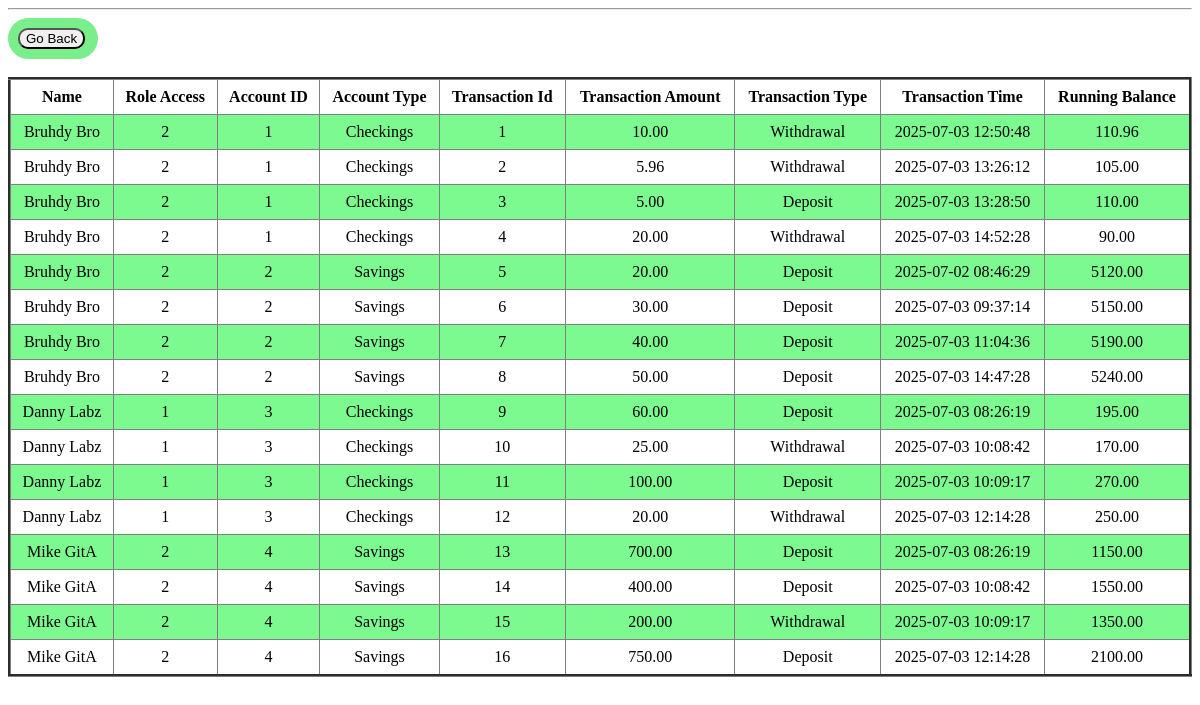
The page /AdminstratorViewOnly.php (signed in) on the database its author committed.
### tables this page shows
CREATE TABLE AccountLedger (
    TransactionID SMALLINT NOT NULL AUTO_INCREMENT PRIMARY KEY,
    TransactionAmount DECIMAL(8, 2) NOT NULL DEFAULT 0.0,
    TransactionType VARCHAR(10) NOT NULL CHECK (TransactionType IN ('Deposit', 'Withdrawal', 'Transfer')),
    TransactionTime DATETIME,
    RunningBalance DECIMAL (12, 2) NOT NULL,
    AccountID INT UNSIGNED NOT NULL,
    FOREIGN KEY (AccountID) REFERENCES BankAccount(AccountID)
);

CREATE TABLE Customer (
    CustomerID INT AUTO_INCREMENT PRIMARY KEY,
    FirstName VARCHAR(50) NOT NULL,
    LastName VARCHAR(50) NOT NULL,
    DateOfBirth DATE NOT NULL,
    SSN CHAR(11) UNIQUE NOT NULL,
    Email VARCHAR(100) UNIQUE,
    PhoneNumber CHAR(10),
    Address VARCHAR(200),
    RoleAccess TINYINT DEFAULT 1,   
    LastUpdated TIMESTAMP DEFAULT CURRENT_TIMESTAMP ON UPDATE CURRENT_TIMESTAMP,
    BranchID INT
);

CREATE TABLE BankAccount (
    AccountID INTEGER UNSIGNED NOT NULL AUTO_INCREMENT PRIMARY KEY,
    Balance DECIMAL (12, 2) NOT NULL,
    AverageBalance DECIMAL (12, 2),
    OpeningBalance DECIMAL (12, 2),
    AccountType VARCHAR (15) NOT NULL CHECK (AccountType IN ('Savings', 'Checkings', 'Money Market', 'CD')),
    CustomerID INT NOT NULL,
    FOREIGN KEY (CustomerID) REFERENCES Customer(CustomerID)
);

### AdminstratorViewOnly.php (the view, shortened to what this page needs)
<?php
include("config.php");
?>
<!DOCTYPE html>
<html>
    <head>
        <hr>
    </head>
    <form action="BankAccount.php" style="
        border-radius: 25px;
        background: rgba(121, 238, 139, 1);
        padding: 10px;
        width: 70px;
        height: 20x;  ">
        <input type="submit" value="Go Back" style="border-radius: 10px;">
    </form>
    <br>
    <body id="adminBody">
        <table border ="3" id=TransactionLog>
            <tr align="center">
                <th>Name</th>
                <th>Role Access</th>
                <th>Account ID</th>
                <th>Account Type</th>
                <th>Transaction Id</th>
                <th>Transaction Amount</th>
                <th>Transaction Type</th>
                <th>Transaction Time</th>
                <th>Running Balance</th>
            </tr>
            <?php
$sql = "SELECT customer.FirstName, customer.LastName, customer.RoleAccess, AccountLedger.AccountID, AccountType, "
                . "TransactionID, TransactionAmount, TransactionType, "
                . "TransactionTime, RunningBalance "
                . "FROM AccountLedger "
                . "INNER JOIN BankAccount ON AccountLedger.AccountID = BankAccount.AccountID "
                . "INNER JOIN customer ON BankAccount.CustomerID = customer.CustomerID ";
                $result = mysqli_query($conn, $sql);
                if(mysqli_num_rows($result) > 0){
                    while($row = mysqli_fetch_assoc($result)){
                    echo "<tr align='center'>";
                    echo "<td>" . $row["FirstName"] ." " . $row["LastName"] . "</td>";
                    echo "<td>" . $row["RoleAccess"] . "</td>";
                    echo "<td>" . $row["AccountID"] . "</td>";
                    echo "<td>" . $row["AccountType"] . "</td>";
                    echo "<td>" . $row["TransactionID"] . "</td>";
                    echo "<td>" . $row["TransactionAmount"] . "</td>";
                    echo "<td>" . $row["TransactionType"] . "</tdr>";
                    echo "<td>" . $row["TransactionTime"] . "</td>";
                    echo "<td>" . $row["RunningBalance"] . "</td>";
                    echo "</tr>";
                    }
                }
                else{
                    echo "<h3>No results found.</h3>";
                    echo "<hr>";
                }
            ?>
        </table>
    </body>
</html>

### AdminstratorViewOnly.php (style rules this page uses)
table { border-collapse: collapse; width: 100%; }
th, td { text-align: middle; padding: 8px; }
tr:nth-child(even) { background-color: #7cfa8fff; }

### rows shown on the page
accountledger: customer.FirstName "Bruhdy", customer.LastName "Bro", customer.RoleAccess "2", AccountID "1", AccountID.AccountType "Checkings", TransactionID "1", TransactionAmount "10.00", TransactionType "Withdrawal", TransactionTime "2025-07-03 12:50:48", RunningBalance "110.96"
accountledger: customer.FirstName "Bruhdy", customer.LastName "Bro", customer.RoleAccess "2", AccountID "1", AccountID.AccountType "Checkings", TransactionID "2", TransactionAmount "5.96", TransactionType "Withdrawal", TransactionTime "2025-07-03 13:26:12", RunningBalance "105.00"
accountledger: customer.FirstName "Bruhdy", customer.LastName "Bro", customer.RoleAccess "2", AccountID "1", AccountID.AccountType "Checkings", TransactionID "3", TransactionAmount "5.00", TransactionType "Deposit", TransactionTime "2025-07-03 13:28:50", RunningBalance "110.00"
accountledger: customer.FirstName "Bruhdy", customer.LastName "Bro", customer.RoleAccess "2", AccountID "1", AccountID.AccountType "Checkings", TransactionID "4", TransactionAmount "20.00", TransactionType "Withdrawal", TransactionTime "2025-07-03 14:52:28", RunningBalance "90.00"
accountledger: customer.FirstName "Bruhdy", customer.LastName "Bro", customer.RoleAccess "2", AccountID "2", AccountID.AccountType "Savings", TransactionID "5", TransactionAmount "20.00", TransactionType "Deposit", TransactionTime "2025-07-02 08:46:29", RunningBalance "5120.00"
accountledger: customer.FirstName "Bruhdy", customer.LastName "Bro", customer.RoleAccess "2", AccountID "2", AccountID.AccountType "Savings", TransactionID "6", TransactionAmount "30.00", TransactionType "Deposit", TransactionTime "2025-07-03 09:37:14", RunningBalance "5150.00"
accountledger: customer.FirstName "Bruhdy", customer.LastName "Bro", customer.RoleAccess "2", AccountID "2", AccountID.AccountType "Savings", TransactionID "7", TransactionAmount "40.00", TransactionType "Deposit", TransactionTime "2025-07-03 11:04:36", RunningBalance "5190.00"
accountledger: customer.FirstName "Bruhdy", customer.LastName "Bro", customer.RoleAccess "2", AccountID "2", AccountID.AccountType "Savings", TransactionID "8", TransactionAmount "50.00", TransactionType "Deposit", TransactionTime "2025-07-03 14:47:28", RunningBalance "5240.00"
accountledger: customer.FirstName "Danny", customer.LastName "Labz", customer.RoleAccess "1", AccountID "3", AccountID.AccountType "Checkings", TransactionID "9", TransactionAmount "60.00", TransactionType "Deposit", TransactionTime "2025-07-03 08:26:19", RunningBalance "195.00"
accountledger: customer.FirstName "Danny", customer.LastName "Labz", customer.RoleAccess "1", AccountID "3", AccountID.AccountType "Checkings", TransactionID "10", TransactionAmount "25.00", TransactionType "Withdrawal", TransactionTime "2025-07-03 10:08:42", RunningBalance "170.00"
accountledger: customer.FirstName "Danny", customer.LastName "Labz", customer.RoleAccess "1", AccountID "3", AccountID.AccountType "Checkings", TransactionID "11", TransactionAmount "100.00", TransactionType "Deposit", TransactionTime "2025-07-03 10:09:17", RunningBalance "270.00"
accountledger: customer.FirstName "Danny", customer.LastName "Labz", customer.RoleAccess "1", AccountID "3", AccountID.AccountType "Checkings", TransactionID "12", TransactionAmount "20.00", TransactionType "Withdrawal", TransactionTime "2025-07-03 12:14:28", RunningBalance "250.00"
accountledger: customer.FirstName "Mike", customer.LastName "GitA", customer.RoleAccess "2", AccountID "4", AccountID.AccountType "Savings", TransactionID "13", TransactionAmount "700.00", TransactionType "Deposit", TransactionTime "2025-07-03 08:26:19", RunningBalance "1150.00"
accountledger: customer.FirstName "Mike", customer.LastName "GitA", customer.RoleAccess "2", AccountID "4", AccountID.AccountType "Savings", TransactionID "14", TransactionAmount "400.00", TransactionType "Deposit", TransactionTime "2025-07-03 10:08:42", RunningBalance "1550.00"
accountledger: customer.FirstName "Mike", customer.LastName "GitA", customer.RoleAccess "2", AccountID "4", AccountID.AccountType "Savings", TransactionID "15", TransactionAmount "200.00", TransactionType "Withdrawal", TransactionTime "2025-07-03 10:09:17", RunningBalance "1350.00"
accountledger: customer.FirstName "Mike", customer.LastName "GitA", customer.RoleAccess "2", AccountID "4", AccountID.AccountType "Savings", TransactionID "16", TransactionAmount "750.00", TransactionType "Deposit", TransactionTime "2025-07-03 12:14:28", RunningBalance "2100.00"
